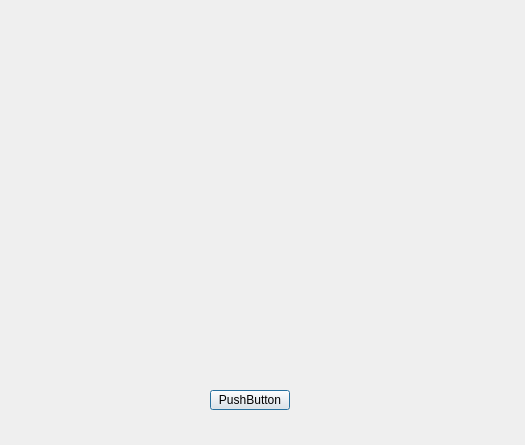
<?xml version="1.0" encoding="UTF-8"?>
<ui version="4.0">
 <class>Dialog</class>
 <widget class="QDialog" name="Dialog">
  <property name="geometry">
   <rect>
    <x>0</x>
    <y>0</y>
    <width>525</width>
    <height>445</height>
   </rect>
  </property>
  <property name="windowTitle">
   <string>Dialog</string>
  </property>
  <widget class="QPushButton" name="SavePathBtn">
   <property name="geometry">
    <rect>
     <x>210</x>
     <y>390</y>
     <width>80</width>
     <height>20</height>
    </rect>
   </property>
   <property name="text">
    <string>PushButton</string>
   </property>
  </widget>
 </widget>
 <layoutdefault spacing="6" margin="11"/>
 <resources/>
 <connections/>
</ui>
